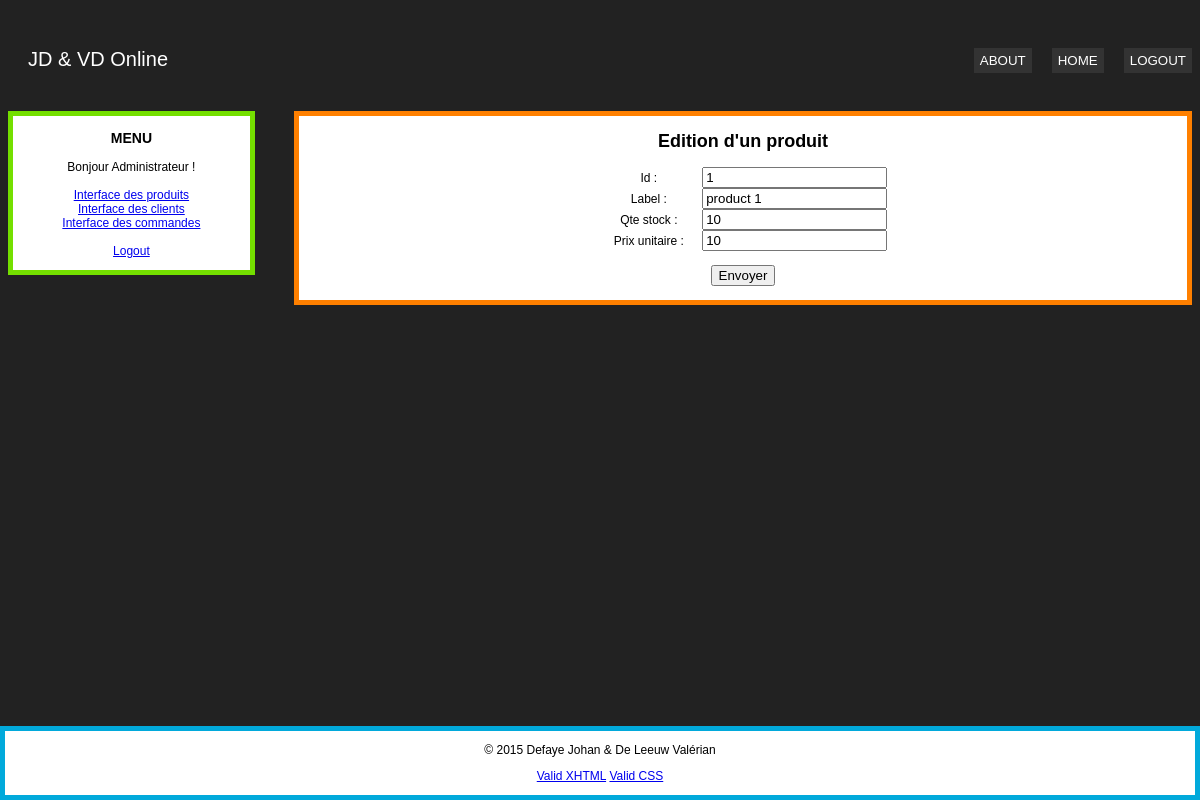
The app's page /edition_product.php?id=1 (signed in) with its own data.
### tables this page shows
CREATE TABLE IF NOT EXISTS `product` (
  `pr_id` int(11) NOT NULL AUTO_INCREMENT,
  `pr_label` varchar(80) NOT NULL,
  `pr_stock_qty` int(11) NOT NULL,
  `pr_unit_price` float NOT NULL,
  PRIMARY KEY (`pr_id`),
  KEY `pr_label` (`pr_label`)
);

### edition_product.php (the view, shortened to what this page needs)
<?php
require_once('view/document.php');
$url='http://'.$_SERVER['HTTP_HOST'].'/jdvd/controller/controller_product.php?action=update';
$pdo = new PDO("mysql:host=localhost;dbname=jdvdbd","jdvdbd", "jdvdbd");
$requete=$pdo->query('SELECT * FROM product WHERE pr_id ='.$pdo->quote($_GET['id'], PDO::PARAM_INT).';');
$record=$requete->fetch(PDO::FETCH_NUM);
?>
<form action="<?php echo $url?>" method="post">
	<label for="pr_id">Id : </label>
		<input type="text" name="pr_id" value="<?php echo "$record[0]" ?>" readonly><br/>
    <label for="pr_label">Label : </label>
		<input type="text" name="pr_label" value="<?php echo "$record[1]" ?>"><br/>
    <label for="pr_stock_qty">Qte stock : </label>
        <input type="text" name="pr_stock_qty" value="<?php echo "$record[2]" ?>"><br/>
    <label for="pr_unit_price">Prix unitaire : </label>
        <input type="text" name="pr_unit_price" value="<?php echo "$record[3]" ?>"><br/>
	<br/>
	<input type="submit" value="Envoyer">
</form>
<br/>

### css/global.css (style rules this page uses)
body { font:12px Arial; background-color:#222; }
label { display:inline-block; width: 100px; margin-left:auto; margin-right:auto; }

### records on screen
product: pr_id "1", pr_label "product 1", pr_stock_qty "10", pr_unit_price "10"

### other values on screen
$title "Edition d'un produit"
